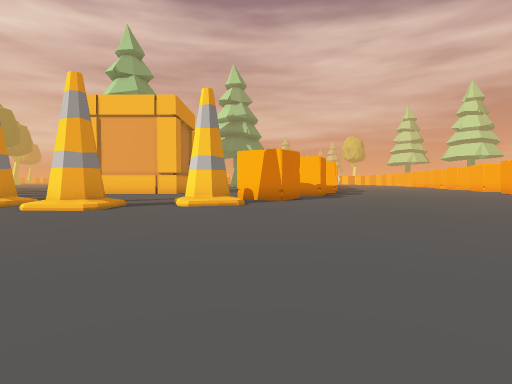
View 1 (above)

24 first-person views from a walk through a 3-D level made in the Unity game engine. The camera is 1.3 m above the floor, tilts 2° down and sees 80° across. The floor is counted in squares, 2 m on a side. Each view is taken from the middle of a square. On the plan, view 1 faces up. The plan holds only what a view shows up to about 10 squares ahead; the rest is blank. The place goes on beyond the plan.

View 2
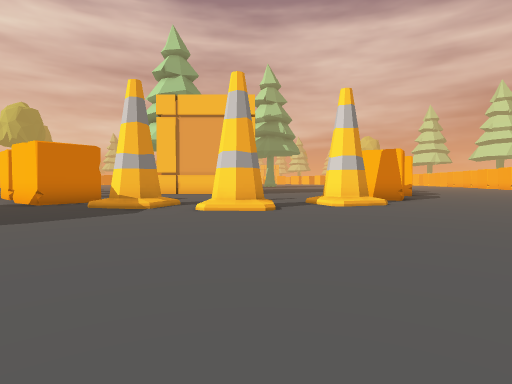

View 3
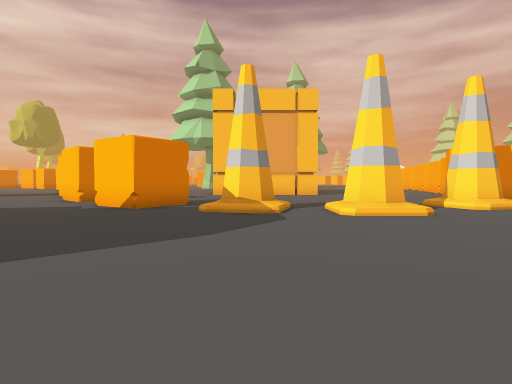

View 4
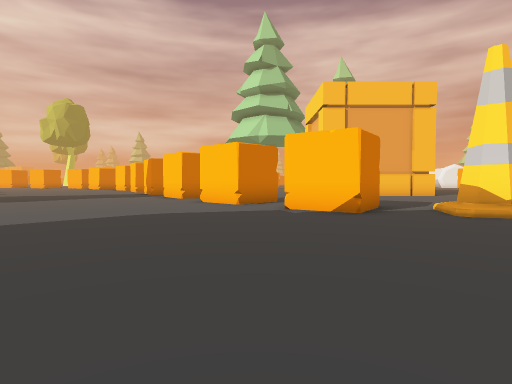

View 5
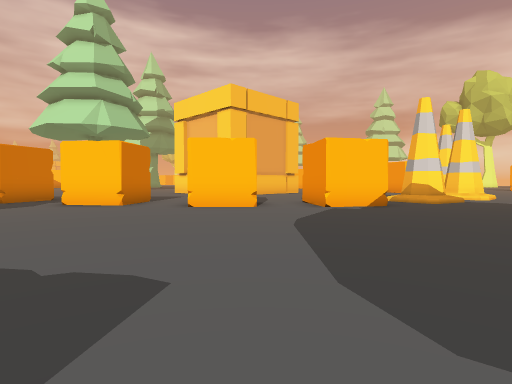

View 6
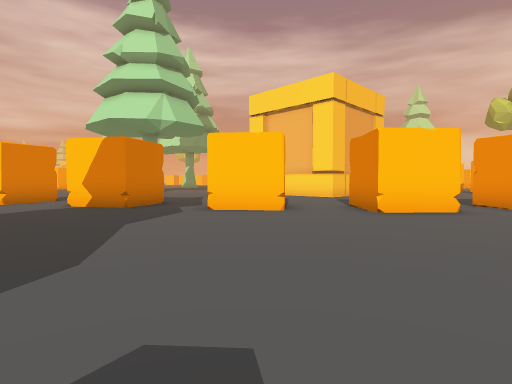

View 7
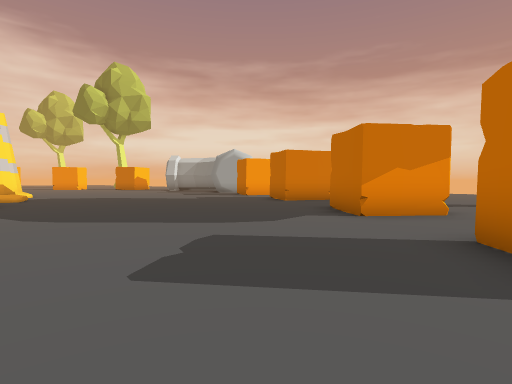

View 8
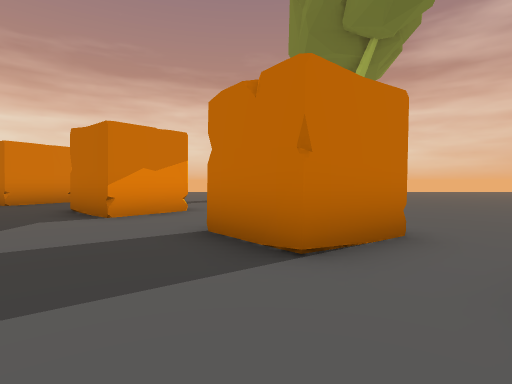

View 9
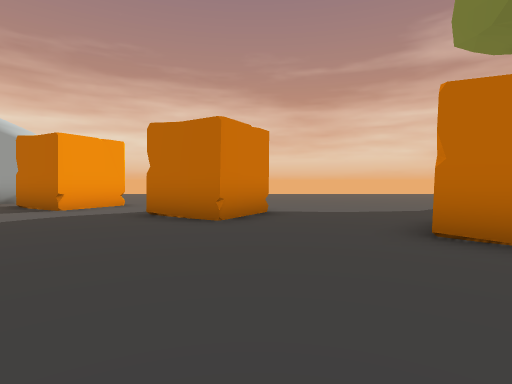

View 10
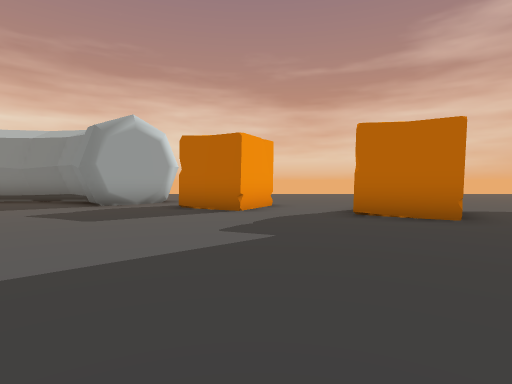

View 11
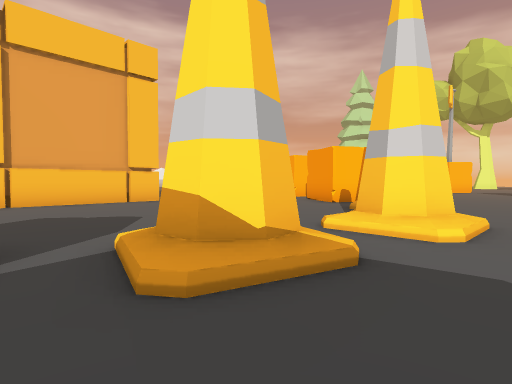

View 12
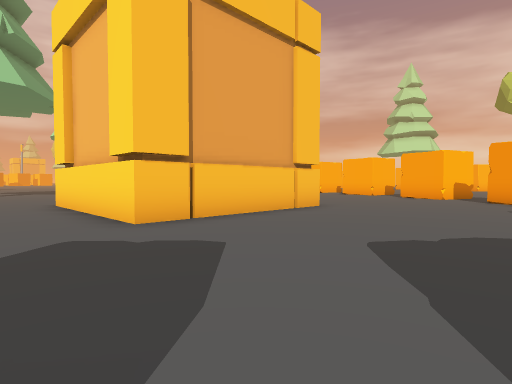

View 13
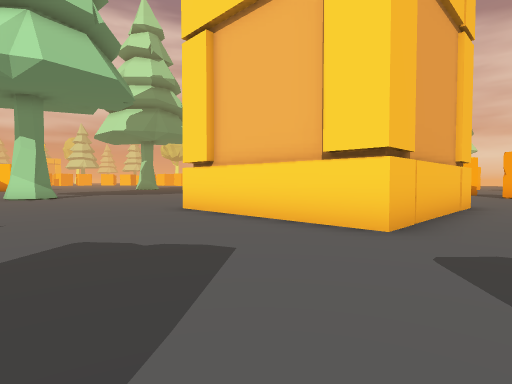

View 14
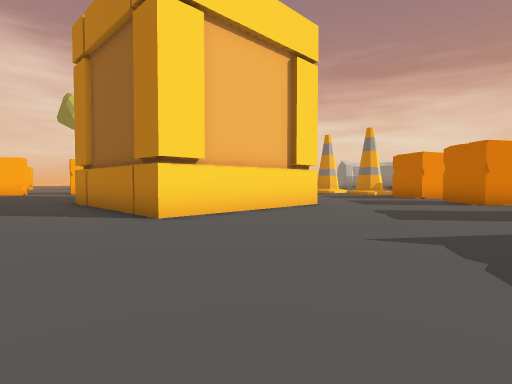

View 15
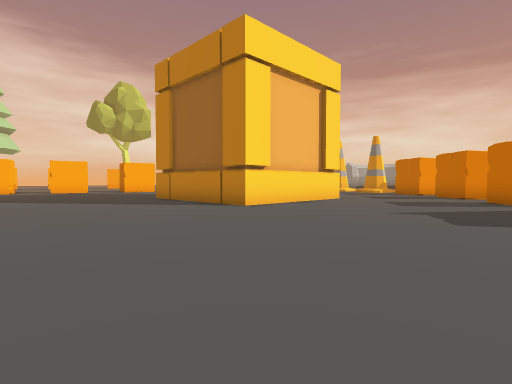

View 16
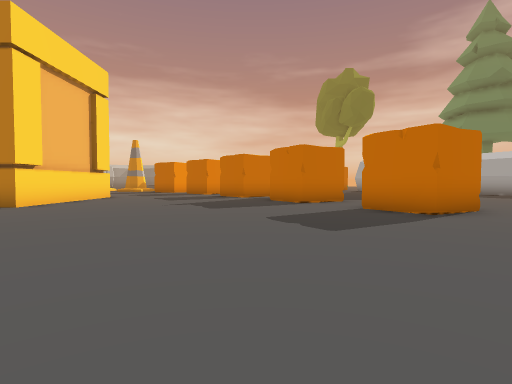

View 17
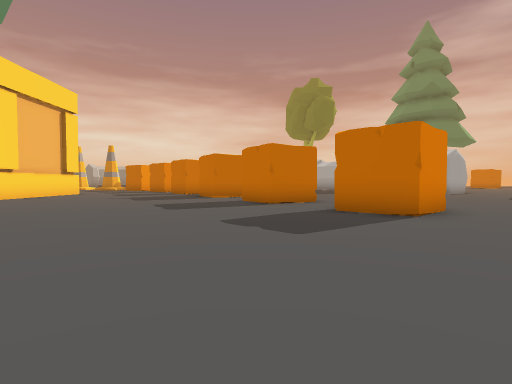

View 18
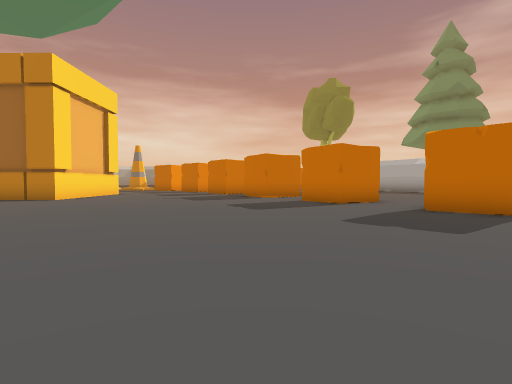

View 19
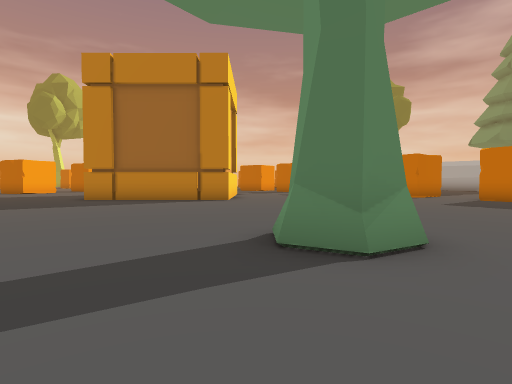

View 20
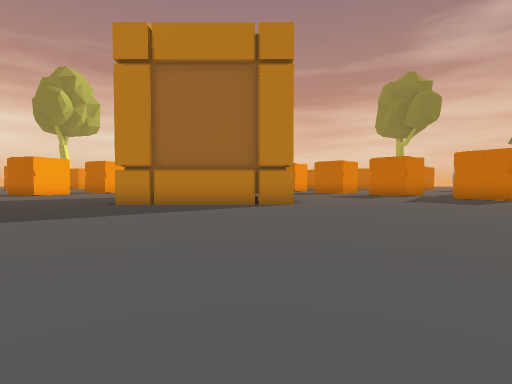

View 21
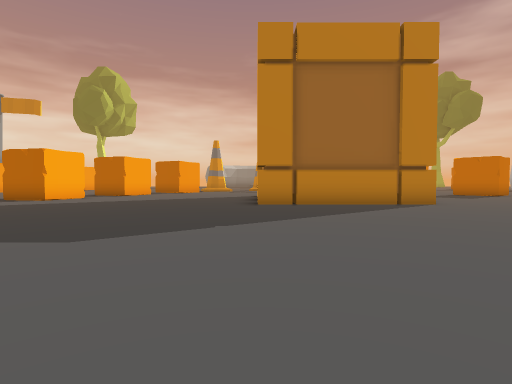

View 22
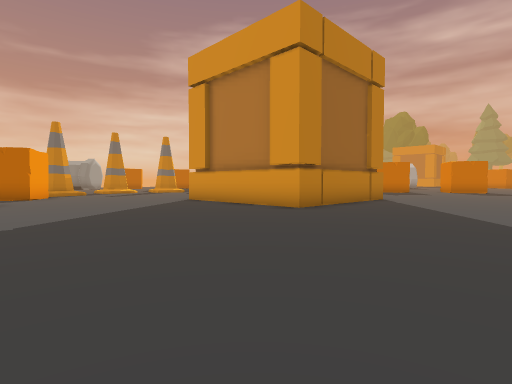

View 23
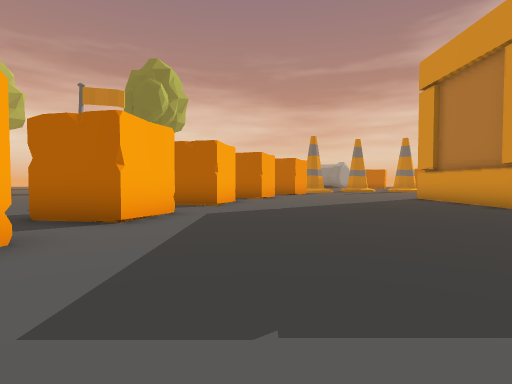

View 24
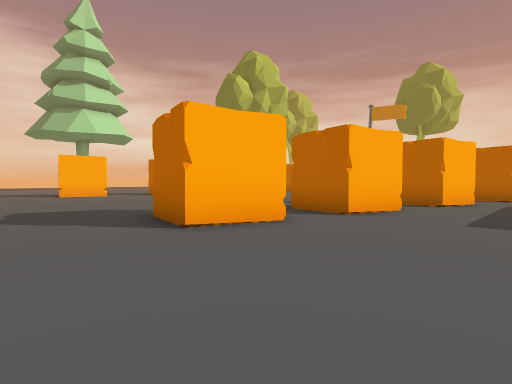

### Floor plan
Points are (right, up) in squares from view 1. A wall is a line through its corners. A room is listed if a view was taken in it or the views show most of it. See-through windows are left out.
Room 1 (views 1, 2, 3, 4, 5, 6, 7, 8, 9, 10, 11, 12, 13)
walls: (-0.8, 9.2) (-0.8, 8.7) (-1.2, 8.3) (-1.6, 8.4) (-1.9, 8.7) (-1.9, 9.2); (0.8, 10.2) (-0.7, 11) (0.2, 12.6); (-4, 15.6) (-9, 15.6); (-8.8, 9.7) (-9.9, 8.2) (-11.3, 9.2) (-10.3, 10.7); (3, 18.8) (4.3, 18.5); (-11.3, 11.7) (-12.5, 10.5) (-13.8, 11.7) (-12.6, 12.9) (-11.3, 11.7); (-13.4, 14.4) (-14.7, 13.3) (-15.9, 14.8); (4.2, 22.3) (5.8, 21.9); (-5.9, -1.9) (-5.8, -1.9) (-5.4, -2.3); (-9.7, -0.7) (-8, -1.5); (-5.1, -2.6) (-4.3, -3.1) (-3, -3.4) (-2.2, -3.2); (-3.9, -3.1) (-3, -3.2) (-2.4, -3.1); (4.9, 25.6) (6.7, 25.2); (-17, 16.5) (-17.9, 18); (-7.4, -3.7) (-7.3, -3.3) (-5.8, -1.8); (-14.3, -0.6) (-13.4, 1) (-11.8, 0.1); (5.6, 28.7) (7.4, 28.3); (-18.5, 2.3) (-17.4, 3.6) (-16, 2.5); (-21.6, 5.5) (-20.4, 6.4) (-19.3, 4.9)
low walls: (-6.3, -2.2) (-5.8, -1.9)
ways out: opening at (-15.6, 16.5) to room 2; opening at (-2.2, 13.2) to room 2; opening at (4, 19.5) to room 2; opening at (5, 23) to room 2; opening at (5.5, 30.5) to room 2; opening at (6, 26) to room 2; opening at (-17.5, 1); opening at (-11, -1)
objects: cone (-8, 8) to (-7, 9); cone (-5, 7) to (-4, 8)
Room 2 (views 14, 15, 16, 17, 18, 19, 20, 21, 22, 23, 24)
walls: (-9, 15.6) (-9, 20.4) (-4.1, 20.4) (-4.1, 16.9); (-15.4, 17.5) (-17, 16.5); (-14.1, 15.3) (-13.4, 14.4); (-17.9, 18) (-16.5, 18.9) (-15.8, 17.9); (-19.9, 21.3) (-18.4, 22.2) (-17.5, 20.7) (-19, 19.8); (4.5, 23.8) (4.9, 25.6); (3.8, 20.5) (4.2, 22.3); (2.6, 17.1) (3, 18.8); (5.2, 27) (5.6, 28.7); (-21.6, 24.9) (-21, 25.4) (-19.7, 24.2); (0.5, 12.3) (0.9, 12.1)
ways out: opening at (-15.6, 16.5) to room 1; opening at (-2.2, 13.2) to room 1; opening at (4, 19.5) to room 1; opening at (5, 23) to room 1; opening at (5.5, 30.5) to room 1; opening at (6, 26) to room 1
objects: tree (-11, 27) to (-11, 28)

Positions as (right, up) in squares from view 1, and headings:
1: (0, 0), facing up
2: (-4, 0), facing up
3: (-7, 1), facing up
4: (-12, 2), facing up
5: (-18, 5), facing up-right
6: (-20, 9), facing up-right
7: (-20, 9), facing down-right
8: (-20, 9), facing down
9: (-14, 6), facing down
10: (-10, 6), facing down
11: (-9, 6), facing up-right
12: (-11, 11), facing up-right
13: (-13, 14), facing up-right
14: (-14, 23), facing down-right
15: (-15, 26), facing down-right
16: (-15, 28), facing down
17: (-18, 31), facing down
18: (-16, 31), facing down
19: (-10, 31), facing down
20: (-8, 29), facing down
21: (-4, 29), facing down
22: (2, 25), facing down-left
23: (2, 27), facing down
24: (2, 31), facing down-right
